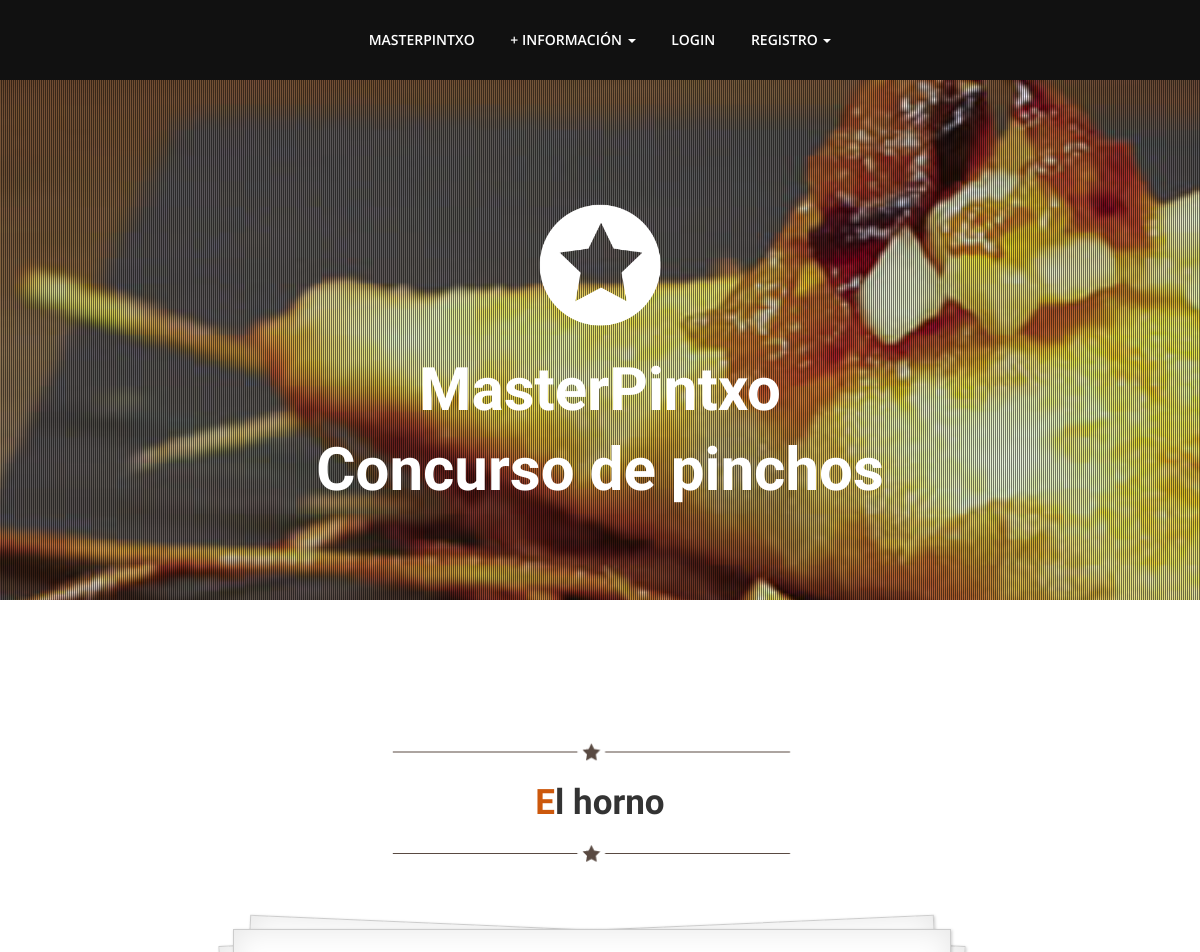
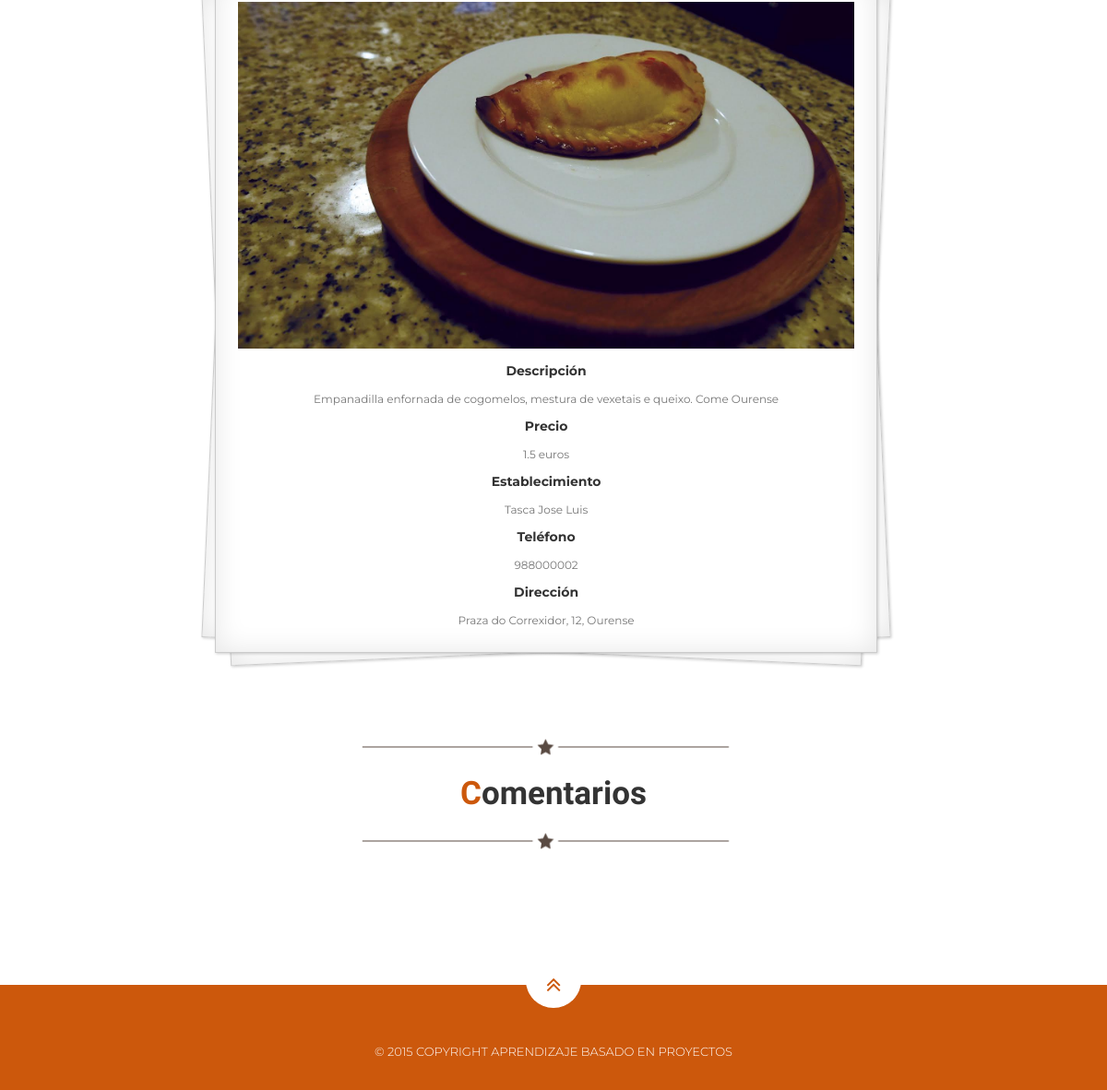
Screenshot of /index.php?controller=pincho&action=consultarPincho&idPincho=3 with the database file from the repository (2 pictures, top to bottom).
### tables this page shows
CREATE TABLE IF NOT EXISTS `Pincho` (
  `idPincho` INT NOT NULL COMMENT '',
  `nombreP` VARCHAR(45) NOT NULL COMMENT '',
  `descripcionP` LONGTEXT NOT NULL COMMENT '',
  `precio` VARCHAR(4) NOT NULL COMMENT '',
  `concursante` TINYINT(1) NOT NULL DEFAULT 0 COMMENT '',
  `finalista` TINYINT(1) NOT NULL DEFAULT 0 COMMENT '',
  `Establecimiento_nif` VARCHAR(9) NOT NULL COMMENT '',
  `rutaImagen` VARCHAR(100) NULL COMMENT '',
  `confirmado` TINYINT(1) NOT NULL COMMENT '',
  PRIMARY KEY (`idPincho`)  COMMENT '',
  CONSTRAINT `fk_Pincho_Establecimiento1`
    FOREIGN KEY (`Establecimiento_nif`)
    REFERENCES `Establecimiento` (`nif`)
    ON DELETE NO ACTION
    ON UPDATE NO ACTION);

CREATE TABLE IF NOT EXISTS `Establecimiento` (
  `nombreE` VARCHAR(30) NOT NULL COMMENT '',
  `direccionE` VARCHAR(45) NOT NULL COMMENT '',
  `nif` VARCHAR(9) NOT NULL COMMENT '',
  `contrasenhaE` VARCHAR(45) NOT NULL COMMENT '',
  `telfE` VARCHAR(9) NOT NULL COMMENT '',
  PRIMARY KEY (`nif`)  COMMENT '');

### nucleo/ViewManager.php (called while the page is built, shortened)
<?php
class ViewManager {
  private $variables = array();
  public function setVariable($varname, $value, $flash=false) {
    $this->variables[$varname] = $value;
  }
  public function getVariable($varname, $default=NULL) {
    if (!isset($this->variables[$varname])) {
      return $default;
    }
    return $this->variables[$varname];
  }
  public function render($controller, $viewname) {
    include(__DIR__."/../vistas/$controller/$viewname.php");
  }
  private static $viewmanager_singleton = NULL;
  public static function getInstance() {
    if (self::$viewmanager_singleton == null) {
      self::$viewmanager_singleton = new ViewManager();
    }
    return self::$viewmanager_singleton;
  }
}

### index.php (called while the page is built, shortened)
<?php
function run() {
  try {
    $controller = loadController($_GET["controller"]);
    $actionName = $_GET["action"];
    $controller->$actionName();
  } catch(Exception $ex) {
    die("An exception occured!!!!!".$ex->getMessage());
  }
}
function loadController($controllerName) {
  return new $controllerClassName();
}
run();
?>

### model/PinchoMapper.php (called while the page is built, shortened)
<?php
require_once(__DIR__ . "/../nucleo/PDOConnection.php");
class PinchoMapper
{
    private $db;
    public function __construct()
    {
        $this->db = PDOConnection::getInstance();
    }
    public function obtenerPincho($idPincho)
    {
        $stmt = $this->db->prepare("select * from Pincho,Establecimiento where idPincho=? and Establecimiento.nif=Pincho.Establecimiento_nif");
        $stmt->execute(array($idPincho));
        $pincho = $stmt->fetchAll(PDO::FETCH_BOTH);
        if ($pincho != null) {
            return $pincho;
        } else {
            return NULL;
        }
    }
}

### nucleo/PDOConnection.php (called while the page is built)
<?php
class PDOConnection {
  private static $dbhost = "127.0.0.1";
  private static $dbname = "G_31MasterPintxo";
  private static $dbuser = "adminG31";
  private static $dbpass = "abc123.";
  private static $db_singleton = null;
  public static function getInstance() {
    if (self::$db_singleton == null) {
      self::$db_singleton = new PDO(
	"mysql:host=".self::$dbhost.";dbname=".self::$dbname.";charset=utf8",
	self::$dbuser,
	self::$dbpass,
	array(
	  PDO::ATTR_EMULATE_PREPARES => false,
	  PDO::ATTR_ERRMODE => PDO::ERRMODE_EXCEPTION
	)
      );
    }
    return self::$db_singleton;
  }
}
?>

### vistas/pincho/consultarPincho.php (the view, shortened to what this page needs)
<?php
require_once(__DIR__ . "/../../nucleo/ViewManager.php");
$view = ViewManager::getInstance();
$pincho = $view->getVariable("datosPincho");
$usuario = $view->getVariable("currentusername");
?>
                                    <?php
                                            if (!isset($usuario)) echo '<li class="menuItem"><a href="index.php?controller=usuario&amp;action=index#seccionL">Login</a></li>';
                                            if (!isset($usuario)) echo '
                                                <li class="dropdown">
                                                    <a href="#" class="dropdown-toggle" data-toggle="dropdown" role="button" aria-expanded="false"> Registro <span class="caret"></span></a>
                                                    <ul class="dropdown-menu menuOc" role="menu">
                                                        <li class="menuItem"><a href="index.php?controller=usuario&amp;action=registrarPopularVista#seccionRU">Registro Usuario</a></li>
                                                        <li class="menuItem"><a href="index.php?controller=usuario&amp;action=registrarEstablecimientoVista#seccionRE">Registro Establecimiento</a></li>
                                                    </ul>
                                                </li>';
                                    ?>
                                    </ul>
                                </div>
                            </div>
                        </div>
                    </div>
                </div>
            </div>
        </div>
    </div>
</header>
<?php foreach ($pincho as $p): ?>
<section class="aboutus" id="seccionI">
    <div class="container">
        <div class="heading text-center">
            <img class="dividerline" src="img/sep.png" alt="separador">
            <h2><?php echo htmlentities($p["nombreP"]);?></h2>
            <img class="dividerline" src="img/sep.png" alt="separador">
        </div>
        <div class="row">
            <div class="col-md-12">
                <div class="tamPin">
                    <div class="papers cenConPin">
                        <img src="<?php echo $p["rutaImagen"];?>" alt="imagen"><br/>
                        <div class="row">
                            <div class="col-md-12 text-center">
                                <h5>Descripci&oacute;n</h5>
                                <div>
                                    <?php echo htmlentities($p["descripcionP"]);?>
                                </div>
                            </div>
                        </div>
                        <div class="row">
                            <div class="col-md-12 text-center">
                                <h5>Precio</h5>
                                <div>
                                    <?php echo $p["precio"];?> euros
                                </div>
                            </div>
                        </div>
                        <div class="row">
                            <div class="col-md-12 text-center">
                                <h5>Establecimiento</h5>
                                <div>
                                    <?php echo htmlentities($p["nombreE"]);?>
                                </div>
                            </div>
                        </div>
                        <div class="row text-center">
                            <div class="col-md-12">
                                <h5>Tel&eacute;fono</h5>
                                <div>
                                    <?php echo $p["telfE"];?>
                                </div>
                                <h5>Direcci&oacute;n</h5>
                                <div>
                                    <?php echo htmlentities($p["direccionE"]);?>
                                </div>
                            </div>
                        </div>
                    </div>
                </div>
            </div>
        </div>
    </div>
</section>
<?php endforeach; ?>
<section id="seccionCom">
    <div class="container">
        <div class="heading text-center">
            <img class="dividerline" src="img/sep.png" alt="separador">
            <h2>Comentarios</h2>
            <img class="dividerline" src="img/sep.png" alt="separador">
        </div>
        <div class="comentarios centrador3">

### css/theme.css (style rules this page uses)
body { font-family:'Montserrat',sans-serif; font-size:16px; line-height:1.7; color:#777; font-weight:400; overflow-x:hidden; }
h1,h2,h3,h4,h5,h6 { color:#333; line-height:1.4; font-weight:700; }
a,a:hover { color:#cc580c; text-decoration: none; }
img { max-width: 100%; }
.nav>li>a { display:inline-block; }
.navbar-nav>li { float:none; display:inline-block; }
.navbar.navbar-inverse.navbar-static-top a { color:#fff; padding:31px 16px; line-height:18px; text-align:center; }
.heading { padding-bottom:15px; text-align:center; max-width:960px; margin:0px auto; padding-top:80px; }
.heading h2 { font-weight:700; font-family:'Playball',cursive; font-size:35px; color:#333; margin:0; padding:5px; }
.heading h2::first-letter { color:#cc580c; }
.papers,.papers:before,.papers:after { background-color:#fff; border:1px solid #ccc; box-shadow:inset 0 0 30px rgba(0,0,0,0.1),1px 1px 3px rgba(0,0,0,0.2); }
.papers { position:relative; width:90%; padding:2em; margin:0px auto; margin-top:40px; font-size:12px; }
.papers:before,.papers:after { content:""; position:absolute; left:0; top:0; width:100%; height:100%; -webkit-transform:rotateZ(2.5deg); -o-transform:rotate(2.5deg); transform:rotateZ(2.5deg); z-index:-1; }
.papers:after { -webkit-transform:rotateZ(-2.5deg); -o-transform:rotate(-2.5deg); transform:rotateZ(-2.5deg); }
.papers img { max-width:100%; margin-bottom: 5px; }

### css/estilo.css (style rules this page uses)
.cenConPin { text-align:center; margin-left:32px; }
.tamPin { max-width:70%; margin: 0 auto; }
.centrador3 { margin: 0 auto; text-align:center; margin-left:-36px; }

### rows the page displays
pincho: nombreP "El horno", rutaImagen (picture), descripcionP "Empanadilla enfornada de cogomelos, mestura de vexetais e queixo. Come Ourense", precio "1.5", Establecimiento_nif.nombreE "Tasca Jose Luis", Establecimiento_nif.telfE "988000002", Establecimiento_nif.direccionE "Praza do Correxidor, 12, Ourense"
